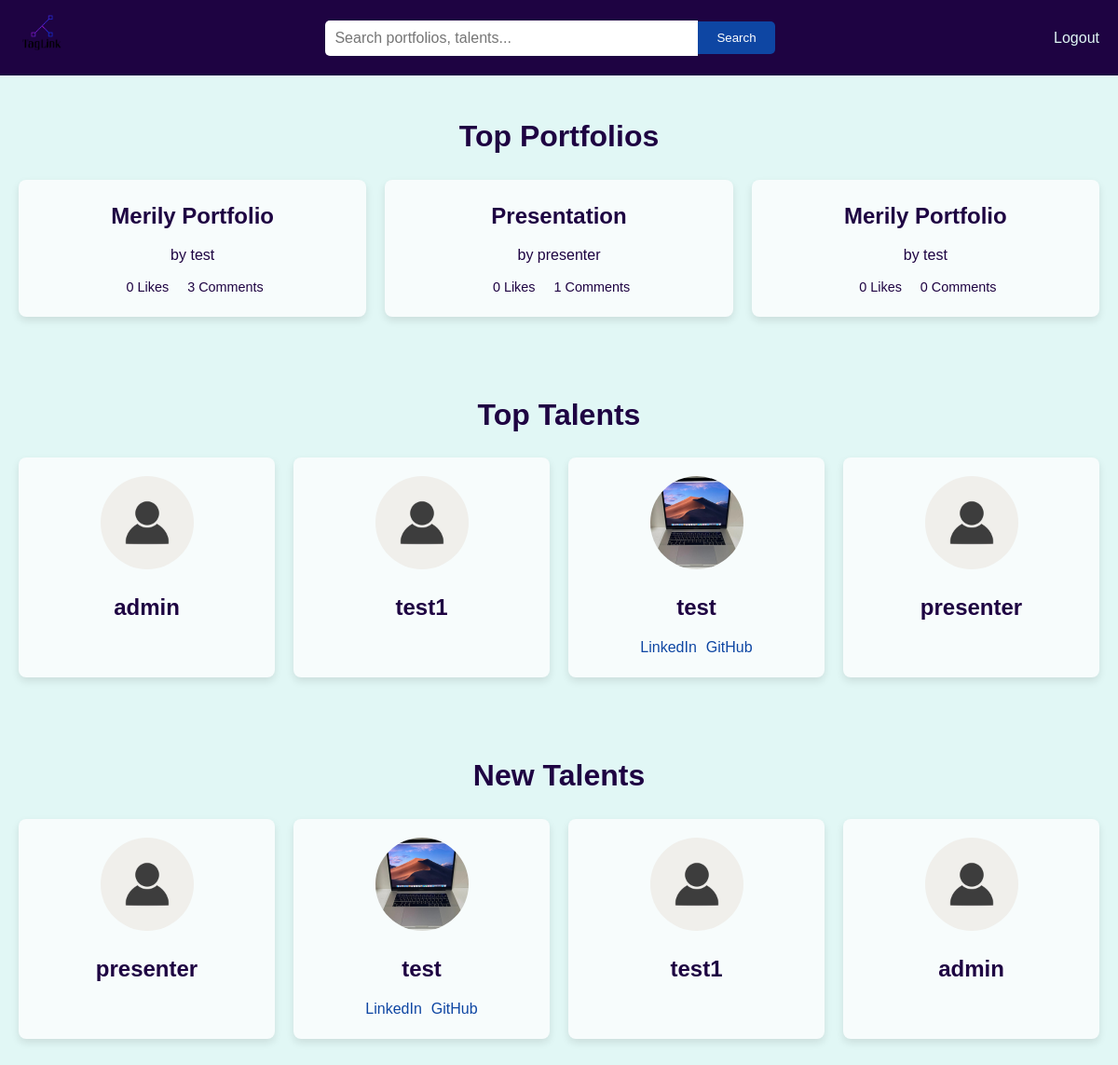
Screenshot of /home/home-page with the database file from the repository.
### portfolio/models.py (models this page shows, shortened)
class Portfolio(models.Model):
    user = models.ForeignKey(settings.AUTH_USER_MODEL, on_delete=models.CASCADE, related_name='portfolios')
    title = models.CharField(max_length=200)
    description = models.TextField()
    tags = models.ManyToManyField(Tag, related_name='portfolios', blank=True)
    date_created = models.DateTimeField(auto_now_add=True)

### user/models.py (models this page shows, shortened)
class User(AbstractUser):
    email = models.EmailField(unique=True, blank=False, null=False)  # Overriding the inherited field
    profile_picture = models.ImageField(upload_to='profile_pictures/', default='profile_pictures/default.jpg', blank=True, null=True)
    bio = models.TextField(blank=True, null=True)
    date_joined = models.DateTimeField(auto_now_add=True)

### home/views.py (the view)
# urls.py: path('home-page', views.home, name='home-page'),
def home(request):
    top_portfolios = Portfolio.objects.annotate(
        num_likes=Count('interactions', filter=Q(interactions__liked=True)),
        num_comments=Count('interactions', filter=Q(interactions__comment__isnull=False))
    ).order_by('-num_likes', '-num_comments')[:4]
    users_with_likes = []
    for user in User.objects.all():
        total_likes = Portfolio.objects.filter(user=user).aggregate(
            total_likes=Sum('interactions__liked', filter=Q(interactions__liked=True))
        )['total_likes'] or 0
        users_with_likes.append((user, total_likes))
    top_talents = sorted(users_with_likes, key=lambda x: x[1], reverse=True)[:4]
    context = {
        'top_portfolios': top_portfolios,
        'top_talents': [user[0] for user in top_talents],
        'new_talents': User.objects.order_by('-date_joined')[:4],
    }
    return render(request, 'home.html', context)

### templates/home.html (shortened to what this page needs)
{% load static %}
<!DOCTYPE html>
<html lang="en">
<head>
    <link rel="stylesheet" href="{% static 'css/home.css' %}">
</head>
<body>
    <nav class="navbar">
        <div class="navbar-container">
            <a href="home-page" class="logo">
                <img src="{% static 'icons/logo.png' %}" alt="Logo" width="50" height="50">
            </a>
            <div class="search-bar">
                <input type="text" placeholder="Search portfolios, talents..." class="search-input">
                <button class="search-button">Search</button>
            </div>
            <ul class="nav-links">
                {% if user %}
                    <li><a href="{% url 'logout' %}" class="nav-link">Logout</a></li>
                {% else %}
                    <li><a href="{% url 'login' %}" class="nav-link">Login</a></li>
                    <li><a href="{% url 'register' %}" class="nav-link signup">Signup</a></li>
                {% endif %}
            </ul>
        </div>
    </nav>
    <section class="top-portfolios">
        <h2>Top Portfolios</h2>
        <div class="portfolio-grid">
            {% for portfolio in top_portfolios %}
            <div class="portfolio-card">
                <h3>{{ portfolio.title }}</h3>
                <p>by <span class="portfolio-owner">{{ portfolio.user.username }}</span></p>
                <div class="portfolio-stats">
                    <span> {{ portfolio.num_likes }} Likes</span>
                    <span> {{ portfolio.num_comments }} Comments</span>
                </div>
            </div>
            {% endfor %}
        </div>
    </section>
    <section class="top-talents">
        <h2>Top Talents</h2>
        <div class="talent-grid">
            {% for talent in top_talents %}
            <div class="talent-card">
                {% if talent.profile_picture %}
                    <img src="{{ talent.profile_picture.url }}" alt="{{ talent.username }}" class="talent-picture">
                {% else %}
                    <img src="{% static 'icons/profile-pics-default.jpg' %}" alt="{{ talent.username }}" class="talent-picture" width="100" height="100">
                {% endif %}
                <h3 class="talent-name">{{ talent.username }}</h3>
                <div class="social-tags">
                    {% if talent.socialtags.linkedin %}<a href="{{ talent.socialtags.linkedin }}" class="social-link">LinkedIn</a>{% endif %}
                    {% if talent.socialtags.github %}<a href="{{ talent.socialtags.github }}" class="social-link">GitHub</a>{% endif %}
                </div>
            </div>
            {% endfor %}
        </div>
    </section>
    <section class="new-talents">
        <h2>New Talents</h2>
        <div class="talent-grid">
            {% for talent in new_talents %}
            <div class="talent-card">
                {% if talent.profile_picture %}
                    <img src="{{ talent.profile_picture.url }}" alt="{{ talent.username }}" class="talent-picture">
                {% else %}
                    <img src="{% static 'icons/profile-pics-default.jpg' %}" alt="{{ talent.username }}" class="talent-picture" width="100" height="100">
                {% endif %}
                <h3 class="talent-name">{{ talent.username }}</h3>
                <div class="social-tags">
                    {% if talent.socialtags.linkedin %}<a href="{{ talent.socialtags.linkedin }}" class="social-link">LinkedIn</a>{% endif %}
                    {% if talent.socialtags.github %}<a href="{{ talent.socialtags.github }}" class="social-link">GitHub</a>{% endif %}
                </div>
            </div>
            {% endfor %}
        </div>
    </section>
</body>
</html>

### static/css/home.css (style rules this page uses)
* { margin: 0; padding: 0; box-sizing: border-box; }
body { font-family: 'Arial', sans-serif; line-height: 1.6; background-color: #E1F7F5; color: #1E0342; }
.navbar { position: sticky; top: 0; width: 100%; background-color: #1E0342; padding: 10px 20px; z-index: 1000; display: flex; align-items: center; justify-content: space-between; }
.navbar-container { display: flex; align-items: center; width: 100%; }
.logo { font-size: 1.5rem; color: #E1F7F5; text-decoration: none; flex-shrink: 0; }
.search-bar { display: flex; align-items: center; flex: 1; justify-content: center; margin: 0 20px; }
.search-input { width: 100%; max-width: 400px; padding: 10px; border: none; border-radius: 5px 0 0 5px; font-size: 1rem; }
.search-button { padding: 10px 20px; background-color: #0E46A3; color: #fff; border: none; border-radius: 0 5px 5px 0; cursor: pointer; }
.nav-links { list-style: none; display: flex; gap: 20px; flex-shrink: 0; }
.nav-link { color: #E1F7F5; text-decoration: none; font-size: 1rem; transition: color 0.3s ease; }
section { padding: 40px 20px; }
h2 { font-size: 2rem; margin-bottom: 20px; color: #1E0342; text-align: center; }
.portfolio-grid, .talent-grid { display: grid; grid-template-columns: repeat(auto-fit, minmax(200px, 1fr)); gap: 20px; }
.portfolio-card, .talent-card { background-color: #F7FCFC; padding: 20px; border-radius: 8px; box-shadow: 0 4px 8px rgba(0, 0, 0, 0.1); transition: transform 0.3s ease; cursor: pointer; text-align: center; }
.portfolio-card h3, .talent-card h3 { margin-bottom: 10px; font-size: 1.5rem; }
.portfolio-card p, .talent-card p { font-size: 1rem; }
.portfolio-stats { display: flex; justify-content: center; gap: 15px; margin-top: 10px; }
.portfolio-stats span { display: flex; align-items: center; font-size: 0.9rem; color: #1E0342; }
.talent-picture { width: 100px; height: 100px; border-radius: 50%; margin-bottom: 15px; }
.talent-name { font-size: 1.2rem; margin-bottom: 10px; }
.social-tags { display: flex; justify-content: center; gap: 10px; }
.social-link { color: #0E46A3; text-decoration: none; font-size: 1rem; transition: color 0.3s ease; }

### rows the page displays
Portfolio: title "Merily Portfolio", user.username "test", num_likes "0", num_comments "3"
Portfolio: title "Presentation", user.username "presenter", num_likes "0", num_comments "1"
Portfolio: title "Merily Portfolio", user.username "test", num_likes "0", num_comments "0"
User: username "admin"
User: username "test1"
User: profile_picture (picture), username "test"
User: profile_picture (placeholder picture), username "presenter"
